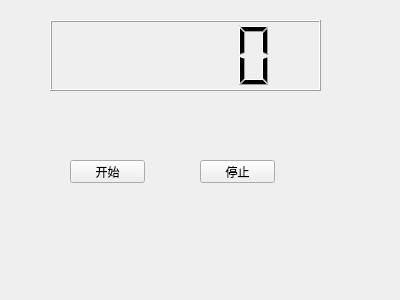
<?xml version="1.0" encoding="UTF-8"?>
<ui version="4.0">
 <class>MyWidget</class>
 <widget class="QWidget" name="MyWidget">
  <property name="geometry">
   <rect>
    <x>0</x>
    <y>0</y>
    <width>400</width>
    <height>300</height>
   </rect>
  </property>
  <property name="windowTitle">
   <string>MyWidget</string>
  </property>
  <widget class="QLCDNumber" name="lcdNumber">
   <property name="geometry">
    <rect>
     <x>50</x>
     <y>20</y>
     <width>271</width>
     <height>71</height>
    </rect>
   </property>
  </widget>
  <widget class="QPushButton" name="start">
   <property name="geometry">
    <rect>
     <x>70</x>
     <y>160</y>
     <width>75</width>
     <height>23</height>
    </rect>
   </property>
   <property name="text">
    <string>开始</string>
   </property>
  </widget>
  <widget class="QPushButton" name="stop">
   <property name="geometry">
    <rect>
     <x>200</x>
     <y>160</y>
     <width>75</width>
     <height>23</height>
    </rect>
   </property>
   <property name="text">
    <string>停止</string>
   </property>
  </widget>
 </widget>
 <layoutdefault spacing="6" margin="11"/>
 <resources/>
 <connections/>
</ui>
